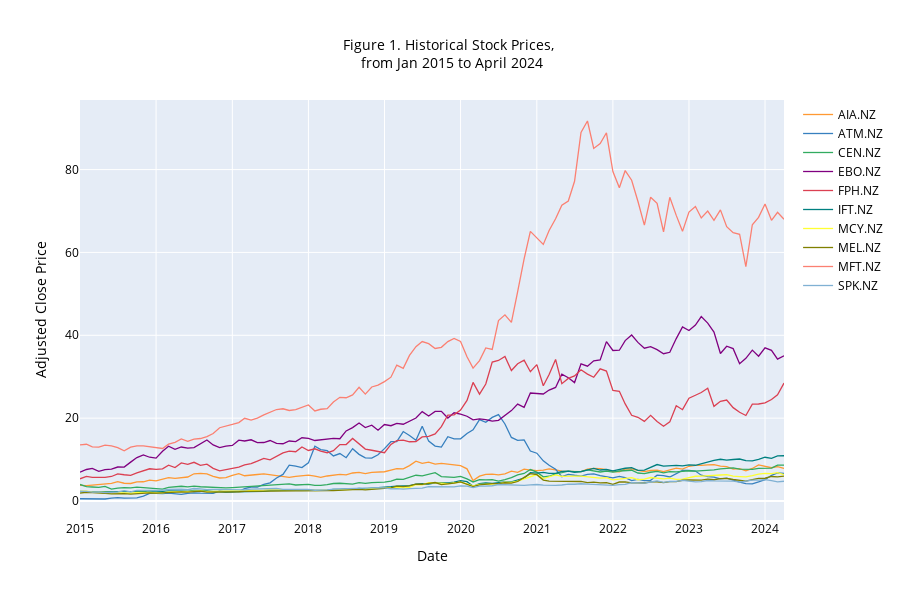

The notebook cell this image was saved under:
### Markdown cell above
#### 2.3.1 Visualize historical stock prices over the time

### Code cell
# Interactive plot for historical stock prices.
cf.set_config_file(offline = True)
adj_close.iplot(
    kind='line',
    layout=cf.Layout(
        title=dict(text='Figure 1. Historical Stock Prices, <br> from Jan 2015 to April 2024', x=0.5, font=dict(size=14)),
        xaxis=dict(title='Date', titlefont=dict(size=14)),
        yaxis=dict(title='Adjusted Close Price', titlefont=dict(size=14)),
        width=900,  
        height=600,  
        font=dict(size=12, color='black')  
    )
)
